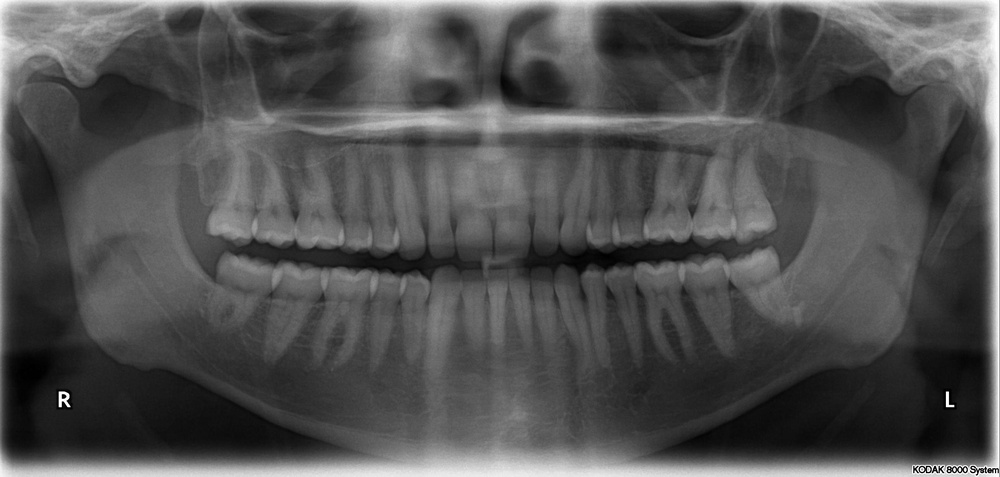
#> input picture Homework1/dataset/dental.jpg, 1000 x 477 px, shrunk from 2606 x 1244 before the run
$ python AHE.py
#> lines starting #> are read from the running program, lines starting #| are printed output that depends on the picture
# INT13146 Image Processing (Xu ly Anh)
# Homework 1.2
# Adaptive histogram equalization
# Ho Duc Hoang (N20DCCN018)

import cv2 as cv
import matplotlib.pyplot as plt

# input file path
path = 'dataset/'
image_file_name = [
    'dental.jpg'
    # ,'parrot.jpg'
    # ,'skull.jpg'
]


def show_image(row, col, pos, image, title):
    plt.subplot(row, col, pos)
    plt.imshow(image, cmap='gray')
    plt.title(title)


def show_plot(row, col, pos, plot, title):
    plt.subplot(row, col, pos)
    plt.plot(plot)
    plt.title(title)


# read image
src = [cv.imread(path + filename, cv.IMREAD_GRAYSCALE) for filename in image_file_name]
#> src = 1 item

# calculate histogram of source image
histr = [cv.calcHist(src_img, [0], None, [256], [0, 256]) for src_img in src]
#> histr = 1 item

# perform adaptive histogram equalization
clahe16 = cv.createCLAHE(clipLimit=0)  # clipLimit = 0 to ensure no contrast-limited
dst = [clahe16.apply(src_img) for src_img in src]
#> dst = 1 item

# calculate histogram of destination image
# find frequency of pixels in range 0-255
histr2 = [cv.calcHist(dst_img, [0], None, [256], [0, 256]) for dst_img in dst]
#> histr2 = 1 item

src_size = len(image_file_name)
num_row = src_size * 2
num_col = 2
j = 0
for i in range(src_size):
    show_image(num_row, num_col, j + 1, src[i], image_file_name[i])
    show_plot(num_row, num_col, j + 2, histr[i], image_file_name[i] + ' gray level')

    show_image(num_row, num_col, j + 3, dst[i], image_file_name[i] + ' after AHE')
    show_plot(num_row, num_col, j + 4, histr2[i], image_file_name[i] + ' after AHE gray level')

    j += 4
#> after the loop, j = 4

plt.show()
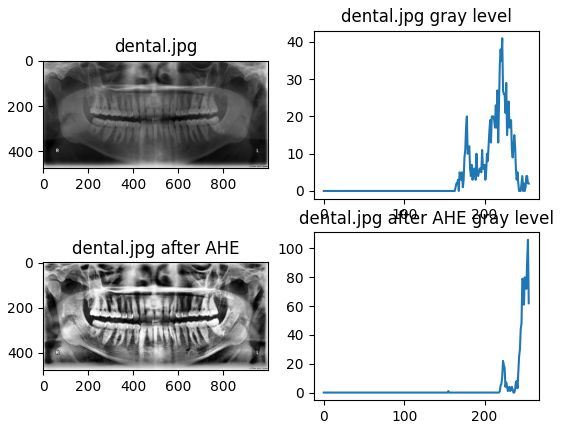
#> figure drawn by matplotlib, 4 panels; panel 2: curve peaks at x = 222, y = 41; panel 4: curve peaks at x = 254, y = 106

$ run again, with Homework1/dataset/skull.jpg copied over Homework1/dataset/dental.jpg
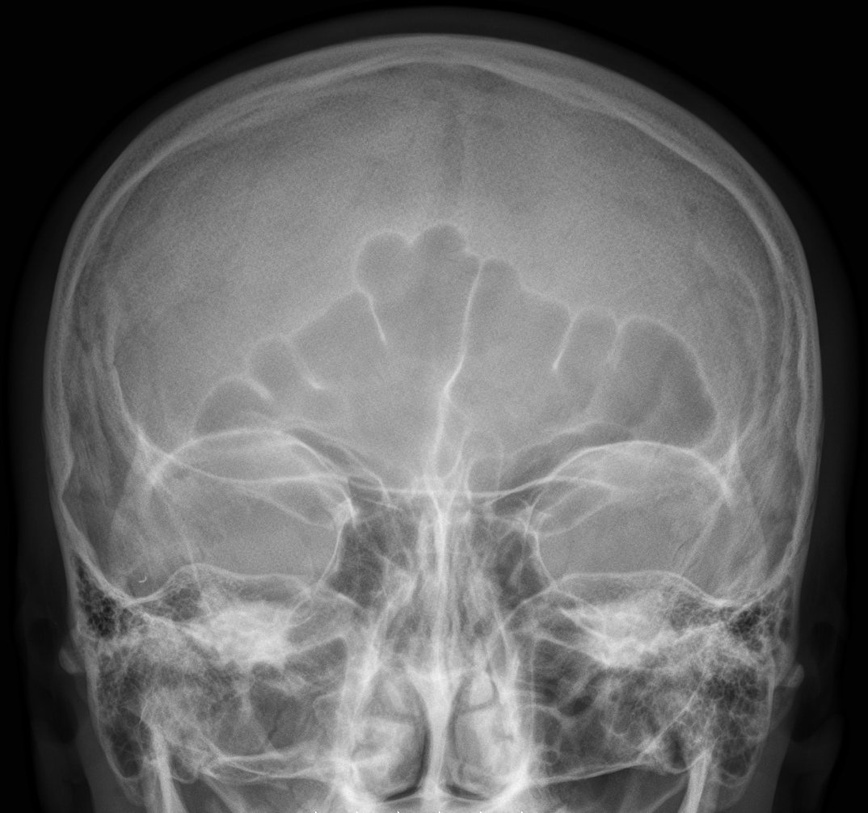
#> input picture Homework1/dataset/skull.jpg, 868 x 813 px, shrunk from 1074 x 1006 before the run
#> src = 1 item
#> after the loop `for i in range(src_size):`: j = 4
#> `plt.show()`:
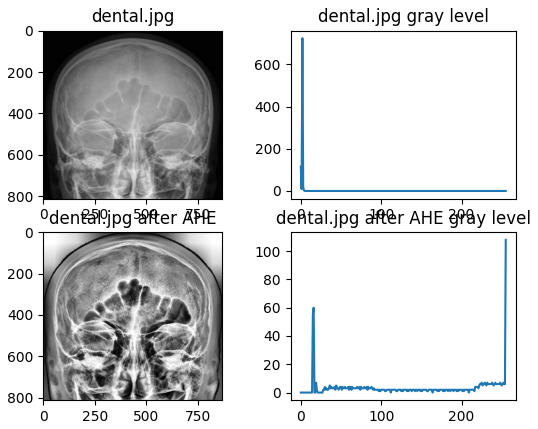
#> figure drawn by matplotlib, 4 panels; panel 2: curve peaks at x = 2, y = 724; panel 4: curve peaks at x = 255, y = 108
